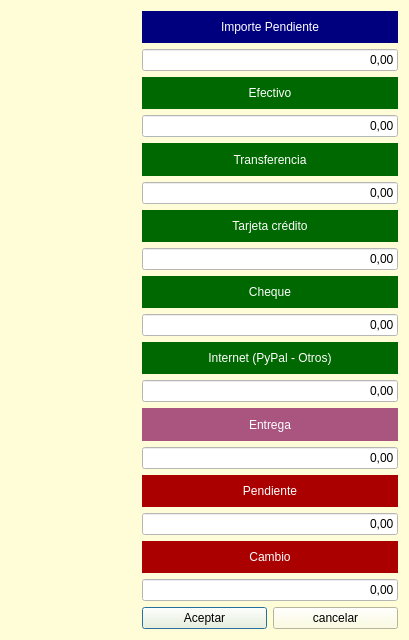
<?xml version="1.0" encoding="UTF-8"?>
<ui version="4.0">
 <class>FrmGestionCobros2</class>
 <widget class="QDialog" name="FrmGestionCobros2">
  <property name="geometry">
   <rect>
    <x>0</x>
    <y>0</y>
    <width>409</width>
    <height>640</height>
   </rect>
  </property>
  <property name="windowTitle">
   <string>Desglose de cobro</string>
  </property>
  <property name="styleSheet">
   <string notr="true">background-color: rgb(255, 253, 215);</string>
  </property>
  <layout class="QGridLayout" name="gridLayout">
   <item row="0" column="1" colspan="2">
    <widget class="QLabel" name="label">
     <property name="styleSheet">
      <string notr="true">background-color: rgb(0, 0, 127);
font: 14pt &quot;Sans Serif&quot;;
color: rgb(255, 255, 255);</string>
     </property>
     <property name="text">
      <string>Importe Pendiente</string>
     </property>
     <property name="alignment">
      <set>Qt::AlignCenter</set>
     </property>
    </widget>
   </item>
   <item row="4" column="1" colspan="2">
    <widget class="QLabel" name="label_3">
     <property name="styleSheet">
      <string notr="true">background-color: rgb(0, 104, 0);
color: rgb(255, 255, 255);</string>
     </property>
     <property name="text">
      <string>Transferencia</string>
     </property>
     <property name="alignment">
      <set>Qt::AlignCenter</set>
     </property>
    </widget>
   </item>
   <item row="15" column="1" colspan="2">
    <widget class="QLineEdit" name="txtPendiente">
     <property name="focusPolicy">
      <enum>Qt::NoFocus</enum>
     </property>
     <property name="styleSheet">
      <string notr="true">font: 14pt &quot;Sans Serif&quot;;
background-color: rgb(255, 255, 255);</string>
     </property>
     <property name="text">
      <string>0,00</string>
     </property>
     <property name="alignment">
      <set>Qt::AlignRight|Qt::AlignTrailing|Qt::AlignVCenter</set>
     </property>
     <property name="readOnly">
      <bool>true</bool>
     </property>
    </widget>
   </item>
   <item row="8" column="1" colspan="2">
    <widget class="QLabel" name="label_5">
     <property name="styleSheet">
      <string notr="true">background-color: rgb(0, 104, 0);
color: rgb(255, 255, 255);</string>
     </property>
     <property name="text">
      <string>Cheque</string>
     </property>
     <property name="alignment">
      <set>Qt::AlignCenter</set>
     </property>
    </widget>
   </item>
   <item row="9" column="1" colspan="2">
    <widget class="QLineEdit" name="txtCheque">
     <property name="styleSheet">
      <string notr="true">font: 14pt &quot;Sans Serif&quot;;
background-color: rgb(255, 255, 255);</string>
     </property>
     <property name="text">
      <string>0,00</string>
     </property>
     <property name="alignment">
      <set>Qt::AlignRight|Qt::AlignTrailing|Qt::AlignVCenter</set>
     </property>
    </widget>
   </item>
   <item row="17" column="1" colspan="2">
    <widget class="QLineEdit" name="txtCambio">
     <property name="focusPolicy">
      <enum>Qt::NoFocus</enum>
     </property>
     <property name="styleSheet">
      <string notr="true">font: 14pt &quot;Sans Serif&quot;;
background-color: rgb(255, 255, 255);</string>
     </property>
     <property name="text">
      <string>0,00</string>
     </property>
     <property name="alignment">
      <set>Qt::AlignRight|Qt::AlignTrailing|Qt::AlignVCenter</set>
     </property>
     <property name="readOnly">
      <bool>true</bool>
     </property>
    </widget>
   </item>
   <item row="18" column="1">
    <widget class="QPushButton" name="btnAceptar">
     <property name="text">
      <string>Aceptar</string>
     </property>
     <property name="icon">
      <iconset resource="../maya.qrc">
       <normaloff>:/Icons/PNG/OK.png</normaloff>:/Icons/PNG/OK.png</iconset>
     </property>
    </widget>
   </item>
   <item row="1" column="1" colspan="2">
    <widget class="QLineEdit" name="txtImporte_pendiente">
     <property name="focusPolicy">
      <enum>Qt::NoFocus</enum>
     </property>
     <property name="styleSheet">
      <string notr="true">font: 14pt &quot;Sans Serif&quot;;
background-color: rgb(255, 255, 255);</string>
     </property>
     <property name="text">
      <string>0,00</string>
     </property>
     <property name="alignment">
      <set>Qt::AlignRight|Qt::AlignTrailing|Qt::AlignVCenter</set>
     </property>
     <property name="readOnly">
      <bool>true</bool>
     </property>
    </widget>
   </item>
   <item row="3" column="1" colspan="2">
    <widget class="QLineEdit" name="txtEfectivo">
     <property name="styleSheet">
      <string notr="true">font: 14pt &quot;Sans Serif&quot;;
background-color: rgb(255, 255, 255);</string>
     </property>
     <property name="text">
      <string>0,00</string>
     </property>
     <property name="alignment">
      <set>Qt::AlignRight|Qt::AlignTrailing|Qt::AlignVCenter</set>
     </property>
    </widget>
   </item>
   <item row="6" column="1" colspan="2">
    <widget class="QLabel" name="label_4">
     <property name="styleSheet">
      <string notr="true">background-color: rgb(0, 104, 0);
color: rgb(255, 255, 255);</string>
     </property>
     <property name="text">
      <string>Tarjeta crédito</string>
     </property>
     <property name="alignment">
      <set>Qt::AlignCenter</set>
     </property>
    </widget>
   </item>
   <item row="0" column="0" rowspan="2">
    <widget class="QLabel" name="label_9">
     <property name="text">
      <string/>
     </property>
     <property name="pixmap">
      <pixmap resource="../maya.qrc">:/Icons/PNG/pagos.png</pixmap>
     </property>
    </widget>
   </item>
   <item row="10" column="1" colspan="2">
    <widget class="QLabel" name="label_6">
     <property name="styleSheet">
      <string notr="true">background-color: rgb(0, 104, 0);
color: rgb(255, 255, 255);</string>
     </property>
     <property name="text">
      <string>Internet (PyPal - Otros)</string>
     </property>
     <property name="alignment">
      <set>Qt::AlignCenter</set>
     </property>
    </widget>
   </item>
   <item row="5" column="1" colspan="2">
    <widget class="QLineEdit" name="txtTransferencia">
     <property name="styleSheet">
      <string notr="true">font: 14pt &quot;Sans Serif&quot;;
background-color: rgb(255, 255, 255);</string>
     </property>
     <property name="text">
      <string>0,00</string>
     </property>
     <property name="alignment">
      <set>Qt::AlignRight|Qt::AlignTrailing|Qt::AlignVCenter</set>
     </property>
    </widget>
   </item>
   <item row="12" column="1" colspan="2">
    <widget class="QLabel" name="label_10">
     <property name="styleSheet">
      <string notr="true">background-color: rgb(170, 85, 127);
color: rgb(255, 255, 255);</string>
     </property>
     <property name="text">
      <string>Entrega</string>
     </property>
     <property name="alignment">
      <set>Qt::AlignCenter</set>
     </property>
    </widget>
   </item>
   <item row="16" column="1" colspan="2">
    <widget class="QLabel" name="label_8">
     <property name="styleSheet">
      <string notr="true">background-color: rgb(170, 0, 0);
color: rgb(255, 255, 255);</string>
     </property>
     <property name="text">
      <string>Cambio</string>
     </property>
     <property name="alignment">
      <set>Qt::AlignCenter</set>
     </property>
    </widget>
   </item>
   <item row="2" column="1" colspan="2">
    <widget class="QLabel" name="label_2">
     <property name="styleSheet">
      <string notr="true">background-color: rgb(0, 104, 0);
color: rgb(255, 255, 255);</string>
     </property>
     <property name="text">
      <string>Efectivo</string>
     </property>
     <property name="alignment">
      <set>Qt::AlignCenter</set>
     </property>
    </widget>
   </item>
   <item row="18" column="2">
    <widget class="QPushButton" name="btnCancelar">
     <property name="text">
      <string>cancelar</string>
     </property>
     <property name="icon">
      <iconset resource="../maya.qrc">
       <normaloff>:/Icons/PNG/Delete.png</normaloff>:/Icons/PNG/Delete.png</iconset>
     </property>
    </widget>
   </item>
   <item row="7" column="1" colspan="2">
    <widget class="QLineEdit" name="txtTarjeta">
     <property name="styleSheet">
      <string notr="true">font: 14pt &quot;Sans Serif&quot;;
background-color: rgb(255, 255, 255);</string>
     </property>
     <property name="text">
      <string>0,00</string>
     </property>
     <property name="alignment">
      <set>Qt::AlignRight|Qt::AlignTrailing|Qt::AlignVCenter</set>
     </property>
    </widget>
   </item>
   <item row="11" column="1" colspan="2">
    <widget class="QLineEdit" name="txtInternet">
     <property name="styleSheet">
      <string notr="true">font: 14pt &quot;Sans Serif&quot;;
background-color: rgb(255, 255, 255);</string>
     </property>
     <property name="text">
      <string>0,00</string>
     </property>
     <property name="alignment">
      <set>Qt::AlignRight|Qt::AlignTrailing|Qt::AlignVCenter</set>
     </property>
    </widget>
   </item>
   <item row="14" column="1" colspan="2">
    <widget class="QLabel" name="label_7">
     <property name="styleSheet">
      <string notr="true">background-color: rgb(170, 0, 0);
color: rgb(255, 255, 255);</string>
     </property>
     <property name="text">
      <string>Pendiente</string>
     </property>
     <property name="alignment">
      <set>Qt::AlignCenter</set>
     </property>
    </widget>
   </item>
   <item row="13" column="1" colspan="2">
    <widget class="QLineEdit" name="txtEntrega">
     <property name="focusPolicy">
      <enum>Qt::NoFocus</enum>
     </property>
     <property name="styleSheet">
      <string notr="true">font: 14pt &quot;Sans Serif&quot;;
background-color: rgb(255, 255, 255);</string>
     </property>
     <property name="text">
      <string>0,00</string>
     </property>
     <property name="alignment">
      <set>Qt::AlignRight|Qt::AlignTrailing|Qt::AlignVCenter</set>
     </property>
     <property name="readOnly">
      <bool>true</bool>
     </property>
    </widget>
   </item>
  </layout>
 </widget>
 <tabstops>
  <tabstop>txtEfectivo</tabstop>
  <tabstop>txtTransferencia</tabstop>
  <tabstop>txtTarjeta</tabstop>
  <tabstop>txtCheque</tabstop>
  <tabstop>txtInternet</tabstop>
  <tabstop>btnAceptar</tabstop>
  <tabstop>btnCancelar</tabstop>
 </tabstops>
 <resources>
  <include location="../maya.qrc"/>
 </resources>
 <connections/>
</ui>
